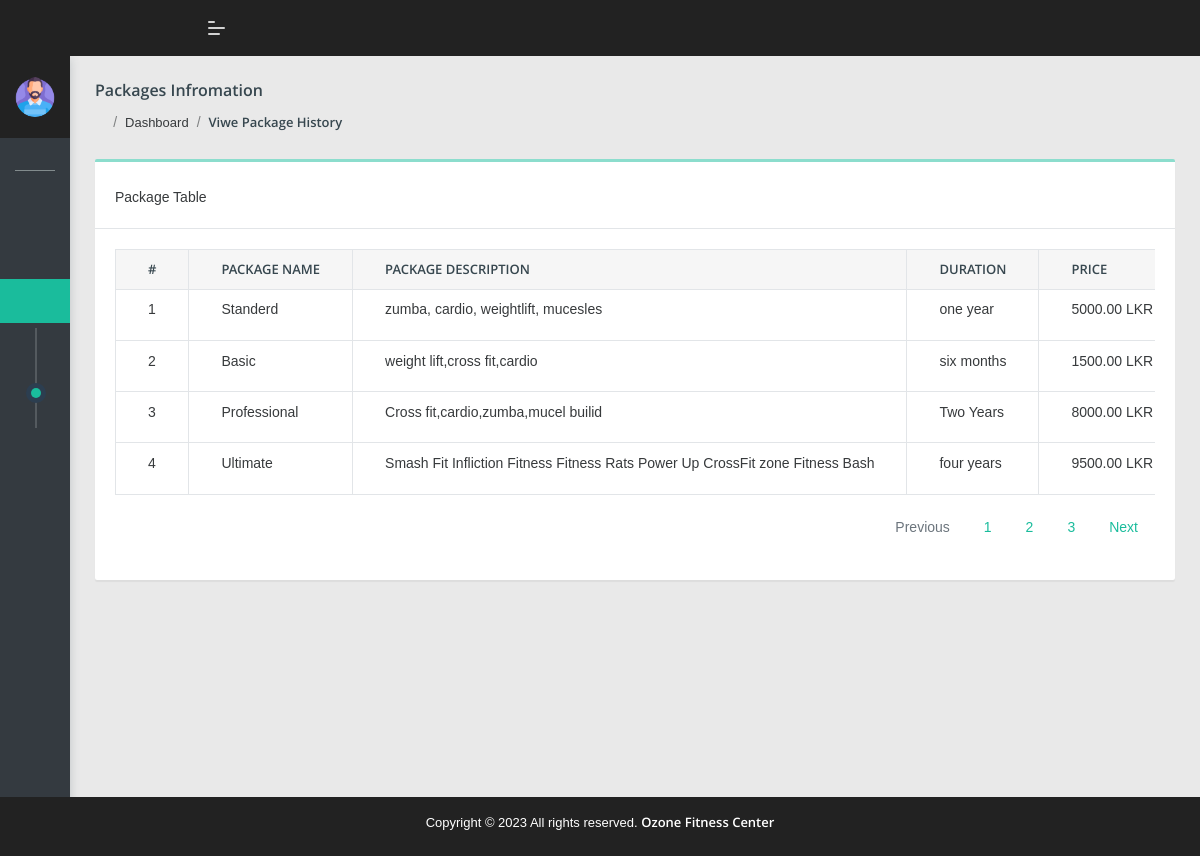
Screenshot of /admin/package_history.php (signed in) with the database file from the repository.
### tables this page shows
CREATE TABLE `package` (
  `p_id` int(13) NOT NULL,
  `package_name` varchar(20) NOT NULL,
  `package_dec` varchar(100) NOT NULL,
  `validity` varchar(20) NOT NULL,
  `amount` int(10) NOT NULL,
  `active` varchar(10) NOT NULL
);

### admin/package_history.php (the view, shortened to what this page needs)
<?php require_once('../inc/connection.php'); ?>
<?php
$sn = 1;
$package_list = '';
$query = "SELECT * FROM package WHERE active = 'active' ORDER BY p_id";
$packages = mysqli_query($connection, $query);
while ($list = mysqli_fetch_assoc($packages)) {
    $package_list .= "<tr>";
    $package_list .= "<td>{$sn}</td>";
    $package_list .= "<td>{$list['package_name']}</td>";
    $package_list .= "<td>{$list['package_dec']}</td>";
    $package_list .= "<td>{$list['validity']}</td>";
    $package_list .= "<td>{$list['amount']}.00&nbsp;LKR</td>";
    $package_list .= "<td><span class=\"badge badge-light-success\"><i class=\"feather mr-2 icon-check-circle\"></i>{$list['active']}</span></td>";
    $package_list .= "<td><a href=\"modify_package.php?user_id={$list['p_id']}\" class=\"text-white\"><button class=\"btn btn-success btn-sm\"><span class=\"pcoded-micon\"><i class=\"feather icon-edit\"></i><span class=\"pcoded-mtext\">&nbspEdit</span></button></a>&nbsp&nbsp<a href=\"delete_package.php?user_id={$list['p_id']}\"
        onclick=\"return confirm('Are you sure?');\" class=\"text-white\"><button class=\"btn btn-danger btn-sm\"><span class=\"pcoded-micon\"><i class=\"feather icon-trash\"></i><span class=\"pcoded-mtext\">&nbspDelete</span></button></a></td>";
    $package_list .= "</tr>";
    $sn++;
}
?>
<?php include 'header.php'; ?>
<div class="pcoded-main-container">
    <div class="pcoded-content">
        <div class="page-header">
            <div class="page-block">
                <div class="row align-items-center">
                    <div class="col-md-12">
                        <div class="page-header-title">
                            <h5 class="m-b-10">Packages Infromation</h5>
                        </div>
                        <ul class="breadcrumb">
                            <li class="breadcrumb-item"><a href="index.html"><i class="feather icon-home"></i></a></li>
                            <li class="breadcrumb-item"><a href="#!">Dashboard</a></li>
                            <li class="breadcrumb-item"><a href="#!">Viwe Package History</a></li>
                        </ul>
                    </div>
                </div>
            </div>
        </div>
        <div class="row">
            <div class="col-xl-12">
                <div class="card">
                    <div class="card-header">
                        <span class="d-block m-t-5">Package Table</span>
                    </div>
                    <div class="card-body table-border-style">
                        <div class="table-responsive">
                            <table class="table table-bordered table-sm">
                                <thead>
                                    <tr>
                                        <th>#</th>
                                        <th>Package Name</th>
                                        <th>package Description</th>
                                        <th>Duration</th>
                                        <th>Price</th>
                                    </tr>
                                </thead>
                                <?php echo $package_list; ?>
                            </table>
                            <nav aria-label="Page navigation example">
                                <ul class="pagination justify-content-end">
                                    <li class="page-item disabled">
                                        <a class="page-link" href="#!" tabindex="-1">Previous</a>
                                    </li>
                                    <li class="page-item"><a class="page-link" href="#!">1</a></li>
                                    <li class="page-item"><a class="page-link" href="#!">2</a></li>
                                    <li class="page-item"><a class="page-link" href="#!">3</a></li>
                                    <li class="page-item">
                                        <a class="page-link" href="#!">Next</a>
                                    </li>
                                </ul>
                            </nav>
                        </div>
                    </div>
                </div>
            </div>
        </div>
    </div>
    <?php include 'footer.php'; ?>

### rows the page displays
package: package_name "Standerd", package_dec "zumba, cardio, weightlift, mucesles", validity "one year", amount "5000"
package: package_name "Basic", package_dec "weight lift,cross fit,cardio", validity "six months", amount "1500"
package: package_name "Professional", package_dec "Cross fit,cardio,zumba,mucel builid", validity "Two Years", amount "8000"
package: package_name "Ultimate", package_dec "Smash Fit Infliction Fitness Fitness Rats Power Up CrossFit zone Fitness Bash", validity "four years", amount "9500"
